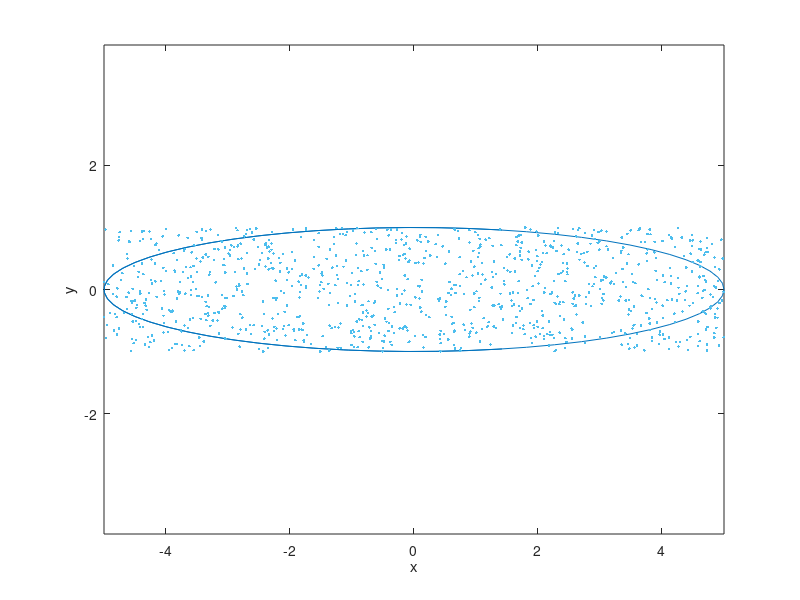

Write MATLAB code to recreate this figure.

clear all, close all;

% plotting ellipse x^2/25+y^2=1

a = 5;
b = 1;
x0 = 0;
y0 = 0;
t = -5:0.1:5;
xt = x0+a*cos(t);
yt = y0+b*sin(t);
plot(xt,yt, 'Color', [0 0.4470 0.7410]);
xlabel('x');
ylabel('y');
axis equal;
axis on;
hold on;

% calculating area with expected value of random points inside ellipse

N = 1000;
points = 0;
X = linspace(0, 0, N);

for i = 1:N
    x = -5 + 10*rand;
    y = -1 + 2*rand;
    plot(x,y, 'Color', [0.3010 0.7450 0.9330], 'Marker', '.')
    p = (x^2)/25 + y^2;
    if p <= 1
        points = points+1;
        X(i) = 1;
    else 
        X(i) = 0;
    end
end

E = points/N;
V = var(X);
area = E * 2 * 10;


